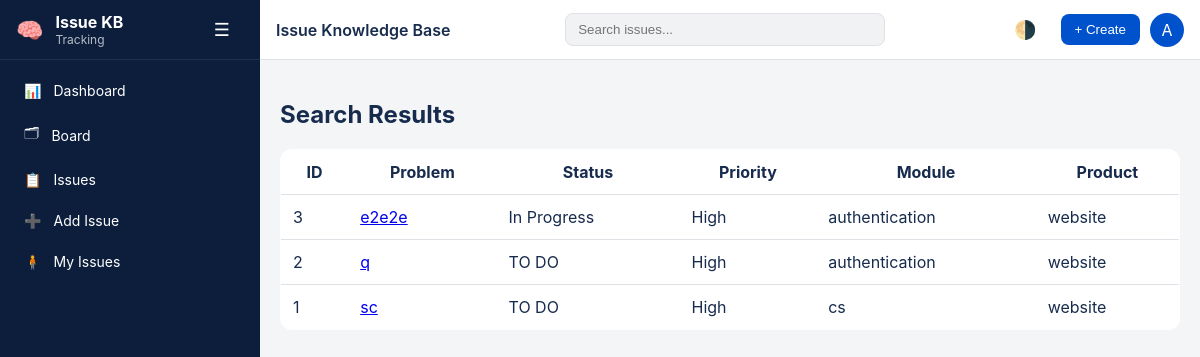
Screenshot of /search with the database file from the repository.
### tables this page shows
CREATE TABLE issues (
        id INTEGER PRIMARY KEY AUTOINCREMENT,
        sl_no TEXT,
        description TEXT,
        module TEXT,
        sub_module TEXT,
        product TEXT,
        resolution TEXT,
        status TEXT,
        priority TEXT,
        owner_browser_id TEXT,
        tags TEXT
    );

### app.py (the view)
@app.route("/search")
def search():
    q = request.args.get("q", "")
    conn = get_db()
    c = conn.cursor()
    like = f"%{q}%"
    c.execute("""
    SELECT * FROM issues
    WHERE description LIKE ?
       OR module LIKE ?
       OR product LIKE ?
       OR sub_module LIKE ?
       OR resolution LIKE ?
       OR tags LIKE ?
    ORDER BY id DESC
    """, (like, like, like, like, like, like))
    rows = c.fetchall()
    conn.close()
    return render_template("search.html", rows=rows, q=q)

### app.py (called while the page is built)
def get_db():
    conn = sqlite3.connect(DB_PATH)
    conn.row_factory = sqlite3.Row
    return conn

### templates/search.html (shortened to what this page needs)
{% extends "base.html" %}
{% block content %}
<h2>Search Results</h2>
<table>
<tr>
    <th>ID</th>
    <th>Problem</th>
    <th>Status</th>
    <th>Priority</th>
    <th>Module</th>
    <th>Product</th>
</tr>
{% for r in rows %}
<tr>
    <td>{{ r.id }}</td>
    <td><a href="/issue/{{ r.id }}">{{ r.description }}</a></td>
    <td>{{ r.status }}</td>
    <td>{{ r.priority }}</td>
    <td>{{ r.module }}</td>
    <td>{{ r.product }}</td>
</tr>
{% endfor %}
</table>
{% endblock %}

### static/style.css (style rules this page uses)
html, body { margin: 0; padding: 0; height: 100%; }
:root { --bg-main: #F4F5F7; --bg-panel: #FFFFFF; --bg-soft: #F1F2F4; --text-main: #172B4D; --text-muted: #6B778C; --border: #DFE1E6; --primary: #0052CC; --primary-dark: #0747A6; --sidebar-bg: #0C1E3C; --sidebar-hover: rgba(255,255,255,0.08); }
* { box-sizing: border-box; }
body { font-family: Inter, -apple-system, BlinkMacSystemFont, "Segoe UI", Roboto, Helvetica, Arial, sans-serif; background: var(--bg-main); color: var(--text-main); }
table { width: 100%; border-collapse: collapse; background: var(--bg-panel); border-radius: 12px; overflow: hidden; border: 1px solid var(--border); }
th, td { padding: 12px; border-bottom: 1px solid var(--border); }

### rows the page displays
issues: id "3", description "e2e2e", status "In Progress", priority "High", module "authentication", product "website"
issues: id "2", description "q", status "TO DO", priority "High", module "authentication", product "website"
issues: id "1", description "sc", status "TO DO", priority "High", module "cs", product "website"
